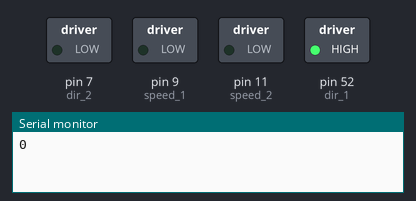
Recording of a sketch running on a simulated Arduino Mega 2560, built with avr-gcc and run on an emulated ATmega2560. Shown: switched loads named in the sketch (green lamp = pin HIGH), the last lines printed to the serial monitor.

Above: at 0.05 s.
At 9.46 s:
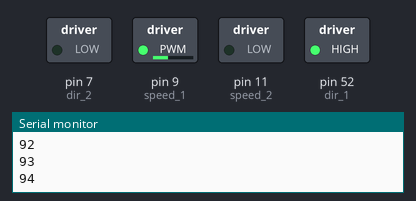
At 19.98 s:
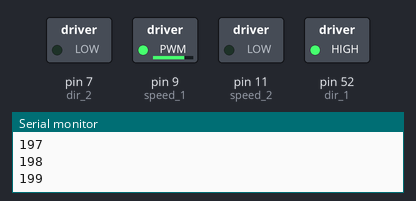
At 39.93 s:
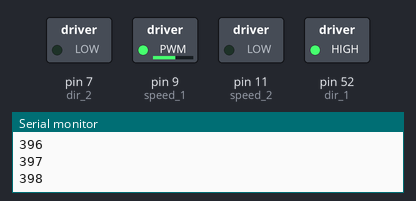
Timing chart, 0 to 40.0 s (numbered marks = the images above):
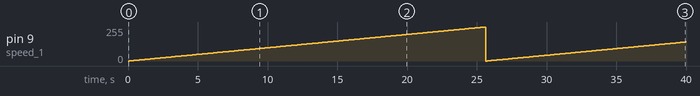

The sketch:

gradual_increase_motor.ino
```cpp
#define dir_1 52
#define dir_2 7
// #define dir_3 12
// #define dir_4 13
#define speed_1 9
#define speed_2 11
// #define speed_3 5
// #define speed_4 3

int speed = 0;

void setup() {
  // put your setup code here, to run once:
  Serial.begin(9600);
    pinMode(dir_1, OUTPUT);
  pinMode(dir_2, OUTPUT);
  // pinMode(dir_3, OUTPUT);
  // pinMode(dir_4, OUTPUT);
  pinMode(speed_1, OUTPUT);
  pinMode(speed_2, OUTPUT);

  digitalWrite(dir_1, HIGH);
        digitalWrite(dir_2, LOW);
}

void loop() {
  // put your main code here, to run repeatedly:
      Serial.println(speed);
            analogWrite(speed_1, speed);
      speed += 1;
      delay(100);
}
```

Measured:
- by itself, pin 9 (speed_1): 0/255 → 1/255 at 0.10 s, → 2/255 0.10 s later, → 3/255 0.10 s later, → 4/255 0.10 s later, … (399 changes in this stretch)
